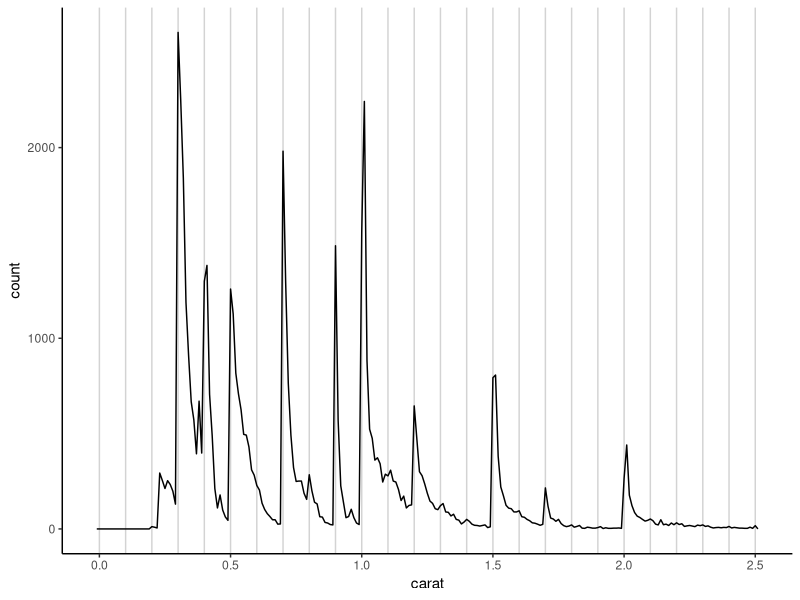
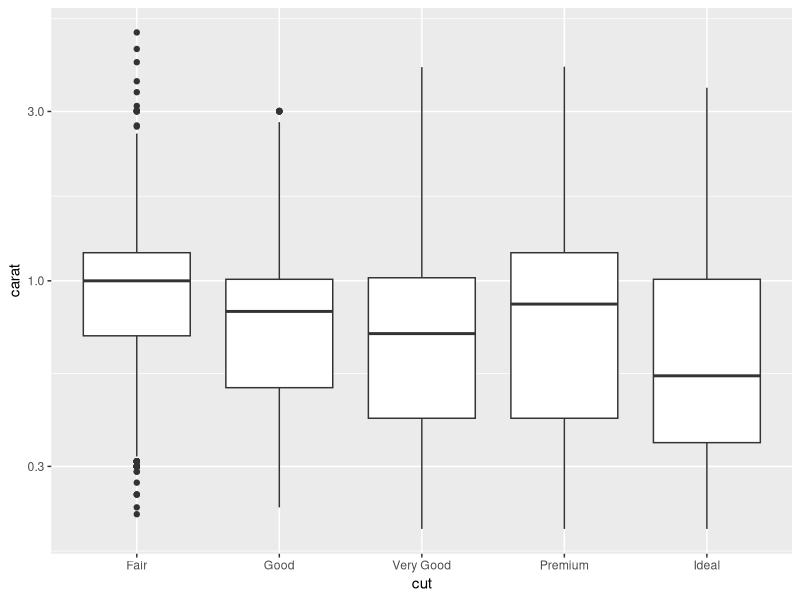
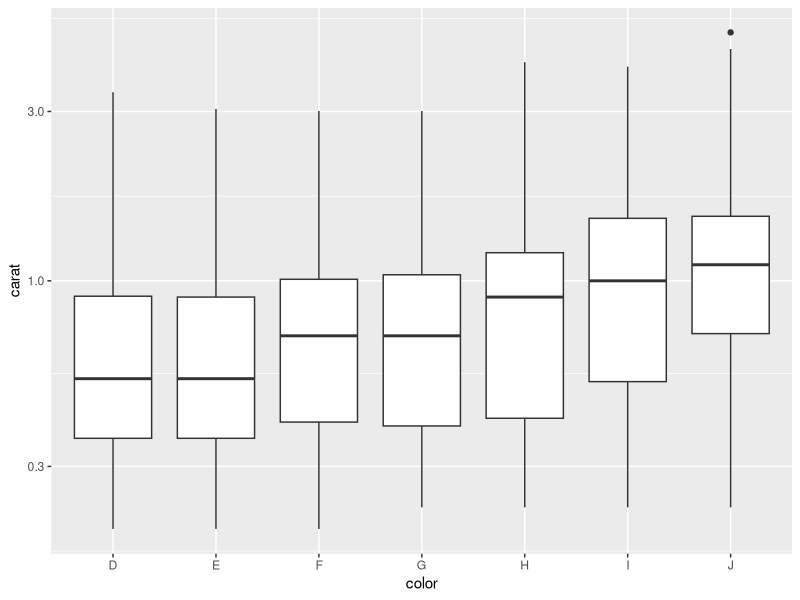
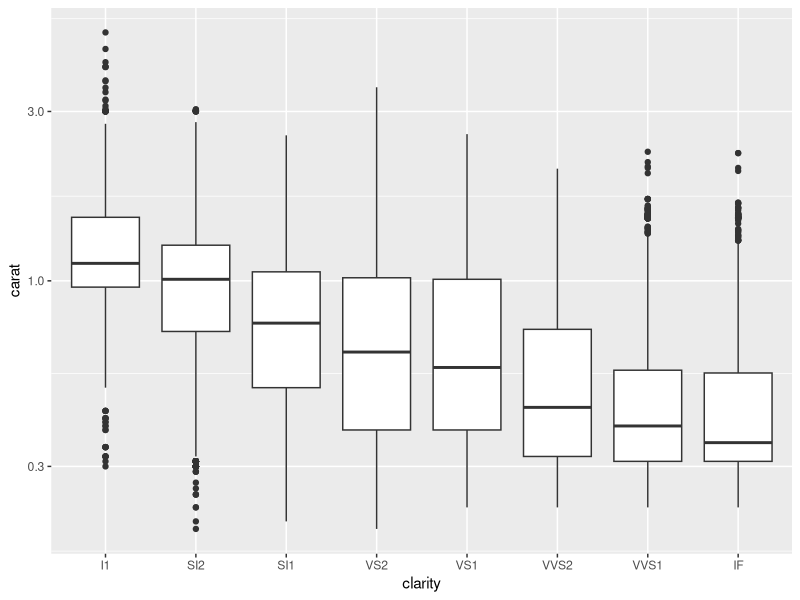
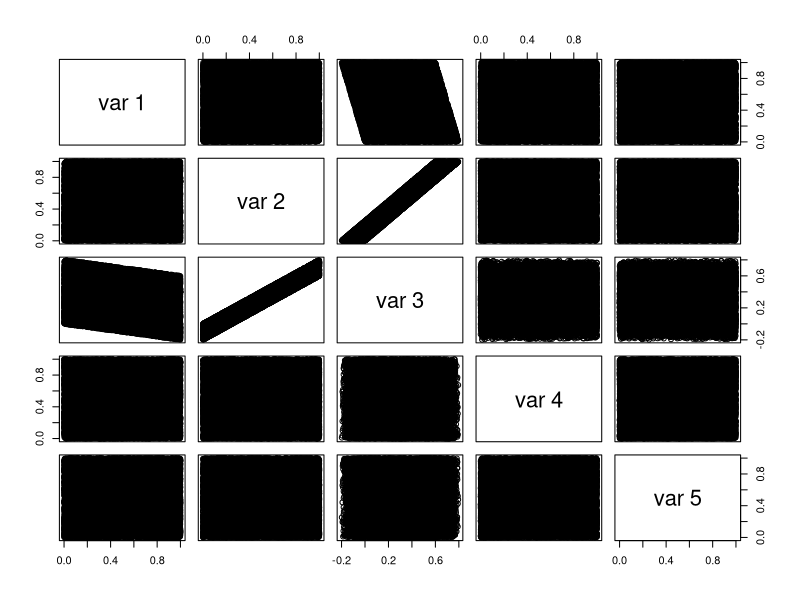
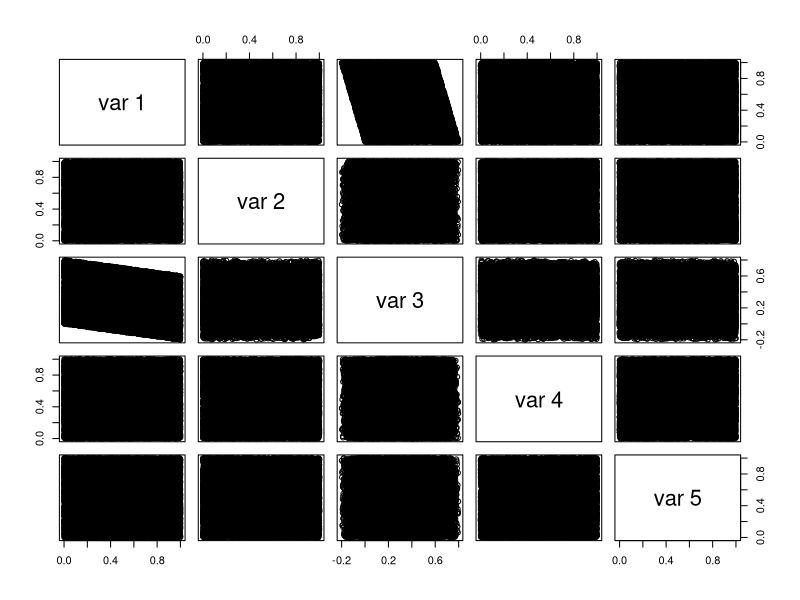

Source code (R) for these figures, in order:
## ---- chunk 1
knitr::opts_chunk$set(
  echo = TRUE
)

knitr::knit_hooks$set(inline = function(x) {
  prettyNum(x, big.mark=",")
})
## ---- chunk 2
library(ggplot2)
library(dplyr)
smaller <- diamonds %>% 
  filter(carat <= 2.5)
## ---- chunk 3
smaller %>% 
  ggplot(aes(carat)) + 
  geom_vline(xintercept = seq(0, 2.5, 0.1), colour = "lightgrey") +
  geom_freqpoly(binwidth = 0.01) +
  theme_classic()
## ---- chunk 4
ggplot(diamonds) +
  geom_boxplot(aes(cut, carat)) +
  scale_y_log10()
## ---- chunk 5
ggplot(diamonds) +
  geom_boxplot(aes(color, carat)) +
  scale_y_log10()
## ---- chunk 6
ggplot(diamonds) +
  geom_boxplot(aes(clarity, carat)) +
  scale_y_log10()
## ---- chunk 7
largest <- 
  diamonds %>% 
  top_n(20, carat)
## ---- chunk 8
largest_tab <- 
  largest %>% 
  count(clarity, .drop = FALSE)
kableExtra::kable(largest_tab, format = "markdown")
## ---- chunk 9
start_time <- Sys.time()
## ---- chunk 10
dat = matrix(runif(100000), ncol=5)
dat[, 3] = -.2 * dat[, 1] + .8 * dat[, 2] # to make the plot less boring
## ---- chunk 11
pairs(dat)
## ---- chunk 12
end_time <- Sys.time()
## ---- chunk 13
start_time2 <- Sys.time()
## ---- chunk 14
dat2 = matrix(runif(100000), ncol=5)
dat2[, 3] = -.2 * dat2[, 1] + .8 * dat[, 2] # to make the plot less boring
## ---- chunk 15
pairs(dat2)
## ---- chunk 16
end_time2 <- Sys.time()
